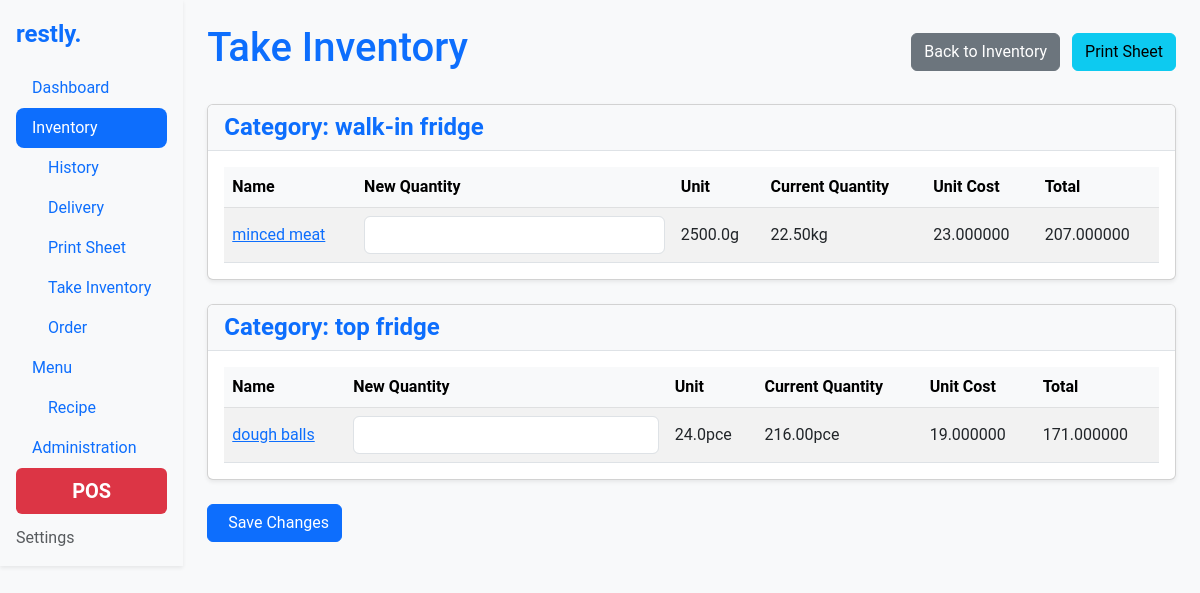
The page /inventory/take-inventory/ on the database as committed earlier.
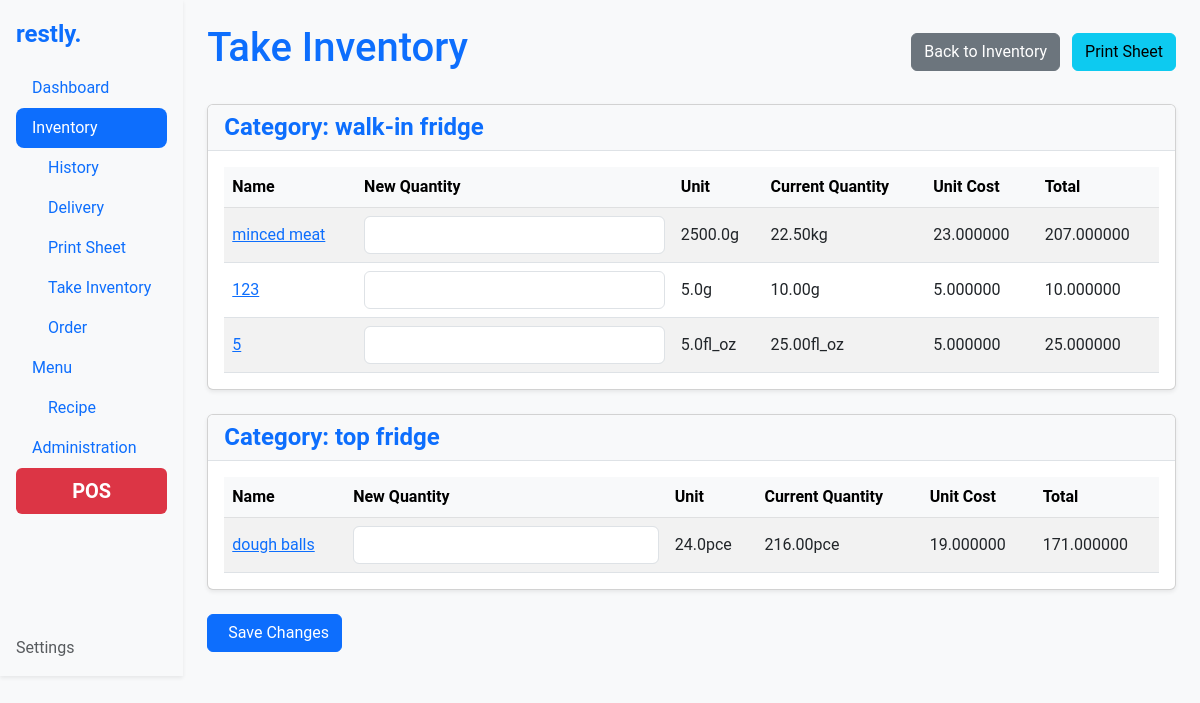
The same page on the database as committed later.
### inventory/models.py (models this page shows, shortened)
class Category(models.Model):
    name = models.CharField(max_length=100, unique=True, default="global")
    slug = models.SlugField(max_length=100, unique=True, blank=True)
    order = models.PositiveIntegerField(default=1)
    class Meta:
        ordering = ['order']

class Ingredient(models.Model):
    UNIT_TYPES = [
        ('g', 'gram'),
        ('ml', 'milliliter'),
        ('pce', 'piece'),
        ('cm', 'centimeter'),
        ('oz', 'ounce'),
        ('fl_oz', 'fluid ounce'),
        ('in', 'inch'),
    ]
    name = models.CharField(max_length=255)
    slug = models.SlugField(max_length=255, unique=True, blank=True)
    quantity = models.FloatField()  # Quantity in stock
    threshold = models.FloatField(default=0)  # Minimum threshold for inventory
    category = models.ForeignKey('Category', on_delete=models.CASCADE)
    unit_type = models.CharField(max_length=10, choices=UNIT_TYPES)
    unit_multiplier = models.FloatField()  # Multiplier for unit type
    unit_cost = models.FloatField()  # Cost per unit
    estimated_usage = models.FloatField(null=True, blank=True)  # Optional, estimated usage per day
    total_cost = models.DecimalField(max_digits=12, decimal_places=6, editable=False)
    history = HistoricalRecords()
    order = models.PositiveIntegerField(default=1)
    change_source = models.CharField(max_length=50, blank=True, null=True)
    class Meta:
        ordering = ['order']
        unique_together = ('name', 'category')
    @property
    def converted_quantity(self):
        return self._convert_unit(self.quantity)
    def _convert_unit(self, value):
        metric_conversion_factors = {
            'g': Decimal('1000'),       # 1000 grams = 1 kg
            'ml': Decimal('1000'),      # 1000 milliliters = 1 liter
            'cm': Decimal('100'),       # 100 cm = 1 m
        }
        imperial_conversion_factors = {
            'oz': Decimal('16'),        # 16 ounces = 1 pound
            'fl_oz': Decimal('128'),    # 128 fluid ounces = 1 gallon
            'in': Decimal('12'),        # 12 inches = 1 foot
        }
        if self.unit_type in metric_conversion_factors:
            conversion_factor = metric_conversion_factors[self.unit_type]
            higher_unit = {'g': 'kg', 'ml': 'L', 'cm': 'm'}.get(self.unit_type, self.unit_type)
        elif self.unit_type in imperial_conversion_factors:
            conversion_factor = imperial_conversion_factors[self.unit_type]
            higher_unit = {'oz': 'lb', 'fl_oz': 'gal', 'in': 'ft'}.get(self.unit_type, self.unit_type)
        else:
            conversion_factor = Decimal('1')
            higher_unit = self.unit_type
        base_qty = Decimal(value) * Decimal(self.unit_multiplier)
        if base_qty < conversion_factor:
            return f"{base_qty.quantize(Decimal('.01'), rounding=ROUND_HALF_UP)}{self.unit_type}"
        converted_qty = base_qty / conversion_factor
        return f"{converted_qty.quantize(Decimal('.01'), rounding=ROUND_HALF_UP)}{higher_unit}"

### inventory/views.py (the view, shortened to what this page needs)
# urls.py: path('take-inventory/', views.take_inventory, name='take_inventory'),
def take_inventory(request):
    categories = Category.objects.prefetch_related('ingredient_set').all()
    InventoryForm = modelform_factory(
        Ingredient,
        fields=['quantity'],
        widgets={'quantity': forms.NumberInput(attrs={'step': '0.01', 'class': 'form-control'})},
        field_classes={'quantity': forms.FloatField},
    )
    ingredient_forms = {}
    for ingredient in Ingredient.objects.all():
        InventoryForm.base_fields['quantity'].required = False  # Ensure field is optional for GET requests
        ingredient_forms[ingredient.id] = InventoryForm(instance=None, prefix=f"ingredient-{ingredient.id}")
    context = {
        'categories': categories,
        'ingredient_forms': ingredient_forms,  # Pass the forms to the template
    }
    return render(request, 'inventory/take_inventory.html', context)

### inventory/templatetags/custom_filters.py (called while the page is built)
@register.filter
def get_form(forms_dict, ingredient_id):
    return forms_dict.get(ingredient_id)

### inventory/templates/inventory/take_inventory.html (shortened to what this page needs)
{% extends 'base.html' %}
{% load humanize %}
{% load custom_filters %}
{% block content %}
<div class="d-flex justify-content-between align-items-center mb-4">
    <h1 class="text-primary">Take Inventory</h1>
    <div>
        <a href="{% url 'inventory' %}" class="btn btn-secondary me-2">
             Back to Inventory
        </a>
        <a href="{% url 'print_inventory' %}" class="btn btn-info">
             Print Sheet
        </a>
    </div>
</div>
<form method="post">
    {% for category in categories %}
    <div class="card mb-4 shadow-sm">
        <div class="card-header">
            <h2 class="mb-0 text-primary">Category: {{ category.name }}</h2>
        </div>
        <div class="card-body">
            <table class="table table-striped align-middle">
                <thead class="table-light">
                    <tr>
                        <th>Name</th>
                        <th>New Quantity</th>
                        <th>Unit</th>
                        <th>Current Quantity</th>
                        <th>Unit Cost</th>
                        <th>Total</th>
                    </tr>
                </thead>
                <tbody>
                    {% for ingredient in category.ingredient_set.all %}
                    <tr>
                        <td>
                            <a href="{% url 'ingredient_details' category.slug ingredient.slug %}">
                                {{ ingredient.name }}
                            </a>
                        </td>
                        <td>
                            {% with ingredient_forms|get_form:ingredient.id as form %}
                                {{ form.quantity }}
                            {% endwith %}
                        </td>
                        <td>{{ ingredient.unit_multiplier }}{{ ingredient.unit_type }}</td>
                        <td>{{ ingredient.converted_quantity }}</td>
                        <td>{{ settings.get_currency_type_display }}{{ ingredient.unit_cost|floatformat:6|intcomma }}</td>
                        <td>{{ settings.get_currency_type_display }}{{ ingredient.total_cost|floatformat:6|intcomma }}</td>
                    </tr>
                    {% endfor %}
                </tbody>
            </table>
        </div>
    </div>
    {% endfor %}
    <button type="submit" class="btn btn-primary">
         Save Changes
    </button>
</form>
{% endblock %}

Rows that differ between the two databases and show on the page:
added Ingredient: name "123", unit_multiplier "5.0", unit_type "g", converted_quantity "10.00g", unit_cost "5.000000", total_cost "10.000000", shown under Category "walk-in fridge"
added Ingredient: name "5", unit_multiplier "5.0", unit_type "fl_oz", converted_quantity "25.00fl_oz", unit_cost "5.000000", total_cost "25.000000", shown under Category "walk-in fridge"
